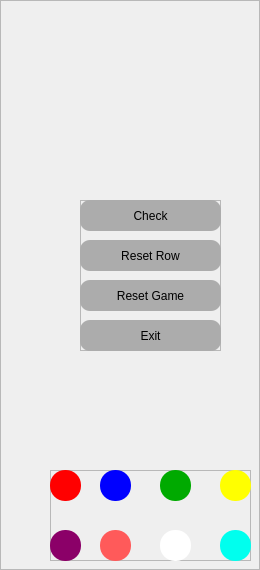
       <widget class="QFrame" name="frameButtons">
        <property name="frameShape">
         <enum>QFrame::StyledPanel</enum>
        </property>
        <property name="frameShadow">
         <enum>QFrame::Raised</enum>
        </property>
        <widget class="QFrame" name="frameColorButtons">
         <property name="geometry">
          <rect>
           <x>50</x>
           <y>470</y>
           <width>201</width>
           <height>91</height>
          </rect>
         </property>
         <property name="frameShape">
          <enum>QFrame::StyledPanel</enum>
         </property>
         <property name="frameShadow">
          <enum>QFrame::Raised</enum>
         </property>
         <widget class="QPushButton" name="RedButton">
          <property name="geometry">
           <rect>
            <x>0</x>
            <y>0</y>
            <width>31</width>
            <height>31</height>
           </rect>
          </property>
          <property name="cursor">
           <cursorShape>PointingHandCursor</cursorShape>
          </property>
          <property name="styleSheet">
           <string notr="true">background-color: rgb(255, 0, 0);
border-radius:15px;</string>
          </property>
          <property name="text">
           <string/>
          </property>
         </widget>
         <widget class="QPushButton" name="BlueButton">
          <property name="geometry">
           <rect>
            <x>50</x>
            <y>0</y>
            <width>31</width>
            <height>31</height>
           </rect>
          </property>
          <property name="cursor">
           <cursorShape>PointingHandCursor</cursorShape>
          </property>
          <property name="styleSheet">
           <string notr="true">background-color: rgb(0, 0, 255);
border-radius:15px;</string>
          </property>
          <property name="text">
           <string/>
          </property>
         </widget>
         <widget class="QPushButton" name="GreenButton">
          <property name="geometry">
           <rect>
            <x>110</x>
            <y>0</y>
            <width>31</width>
            <height>31</height>
           </rect>
          </property>
          <property name="cursor">
           <cursorShape>PointingHandCursor</cursorShape>
          </property>
          <property name="styleSheet">
           <string notr="true">background-color: rgb(0, 170, 0);
border-radius:15px;</string>
          </property>
          <property name="text">
           <string/>
          </property>
         </widget>
         <widget class="QPushButton" name="YellowButton">
          <property name="geometry">
           <rect>
            <x>170</x>
            <y>0</y>
            <width>31</width>
            <height>31</height>
           </rect>
          </property>
          <property name="cursor">
           <cursorShape>PointingHandCursor</cursorShape>
          </property>
          <property name="styleSheet">
           <string notr="true">background-color: rgb(255, 255, 0);
border-radius:15px;</string>
          </property>
          <property name="text">
           <string/>
          </property>
         </widget>
         <widget class="QPushButton" name="PurpleButton">
          <property name="geometry">
           <rect>
            <x>0</x>
            <y>60</y>
            <width>31</width>
            <height>31</height>
           </rect>
          </property>
          <property name="cursor">
           <cursorShape>PointingHandCursor</cursorShape>
          </property>
          <property name="styleSheet">
           <string notr="true">background-color: rgb(139, 0, 104);
border-radius:15px;</string>
          </property>
          <property name="text">
           <string/>
          </property>
         </widget>
         <widget class="QPushButton" name="PinkButton">
          <property name="geometry">
           <rect>
            <x>50</x>
            <y>60</y>
            <width>31</width>
            <height>31</height>
           </rect>
          </property>
          <property name="cursor">
           <cursorShape>PointingHandCursor</cursorShape>
          </property>
          <property name="styleSheet">
           <string notr="true">background-color: rgb(255, 90, 90);
border-radius:15px;</string>
          </property>
          <property name="text">
           <string/>
          </property>
         </widget>
         <widget class="QPushButton" name="WhiteButton">
          <property name="geometry">
           <rect>
            <x>110</x>
            <y>60</y>
            <width>31</width>
            <height>31</height>
           </rect>
          </property>
          <property name="cursor">
           <cursorShape>PointingHandCursor</cursorShape>
          </property>
          <property name="styleSheet">
           <string notr="true">background-color: rgb(255, 255, 255);
border-radius:15px;</string>
          </property>
          <property name="text">
           <string/>
          </property>
         </widget>
         <widget class="QPushButton" name="LightblueButton">
          <property name="geometry">
           <rect>
            <x>170</x>
            <y>60</y>
            <width>31</width>
            <height>31</height>
           </rect>
          </property>
          <property name="cursor">
           <cursorShape>PointingHandCursor</cursorShape>
          </property>
          <property name="styleSheet">
           <string notr="true">background-color: rgb(0, 255, 238);
border-radius:15px;</string>
          </property>
          <property name="text">
           <string/>
          </property>
         </widget>
        </widget>
        <widget class="QFrame" name="frameGameButtons">
         <property name="geometry">
          <rect>
           <x>80</x>
           <y>200</y>
           <width>141</width>
           <height>151</height>
          </rect>
         </property>
         <property name="frameShape">
          <enum>QFrame::StyledPanel</enum>
         </property>
         <property name="frameShadow">
          <enum>QFrame::Raised</enum>
         </property>
         <widget class="QPushButton" name="ResetgameButton">
          <property name="geometry">
           <rect>
            <x>0</x>
            <y>80</y>
            <width>141</width>
            <height>31</height>
           </rect>
          </property>
          <property name="cursor">
           <cursorShape>PointingHandCursor</cursorShape>
          </property>
          <property name="styleSheet">
           <string notr="true">font: 16pt &quot;MS Shell Dlg 2&quot;;
border-radius:10px;
background-color: rgb(172, 172, 172);</string>
          </property>
          <property name="text">
           <string>Reset Game</string>
          </property>
         </widget>
         <widget class="QPushButton" name="ResetrowButton">
          <property name="geometry">
           <rect>
            <x>0</x>
            <y>40</y>
            <width>141</width>
            <height>31</height>
           </rect>
          </property>
          <property name="cursor">
           <cursorShape>PointingHandCursor</cursorShape>
          </property>
          <property name="styleSheet">
           <string notr="true">font: 16pt &quot;MS Shell Dlg 2&quot;;
border-radius:10px;
background-color: rgb(172, 172, 172);</string>
          </property>
          <property name="text">
           <string>Reset Row</string>
          </property>
         </widget>
         <widget class="QPushButton" name="CheckButton">
          <property name="geometry">
           <rect>
            <x>0</x>
            <y>0</y>
            <width>141</width>
            <height>31</height>
           </rect>
          </property>
          <property name="cursor">
           <cursorShape>PointingHandCursor</cursorShape>
          </property>
          <property name="styleSheet">
           <string notr="true">font: 16pt &quot;MS Shell Dlg 2&quot;;
border-radius:10px;
background-color: rgb(172, 172, 172);</string>
          </property>
          <property name="text">
           <string>Check</string>
          </property>
         </widget>
         <widget class="QPushButton" name="ExitButton">
          <property name="geometry">
           <rect>
            <x>0</x>
            <y>120</y>
            <width>141</width>
            <height>31</height>
           </rect>
          </property>
          <property name="cursor">
           <cursorShape>PointingHandCursor</cursorShape>
          </property>
          <property name="styleSheet">
           <string notr="true">font: 16pt &quot;MS Shell Dlg 2&quot;;
border-radius:10px;
background-color: rgb(172, 172, 172);</string>
          </property>
          <property name="text">
           <string>Exit</string>
          </property>
         </widget>
        </widget>
       </widget>
